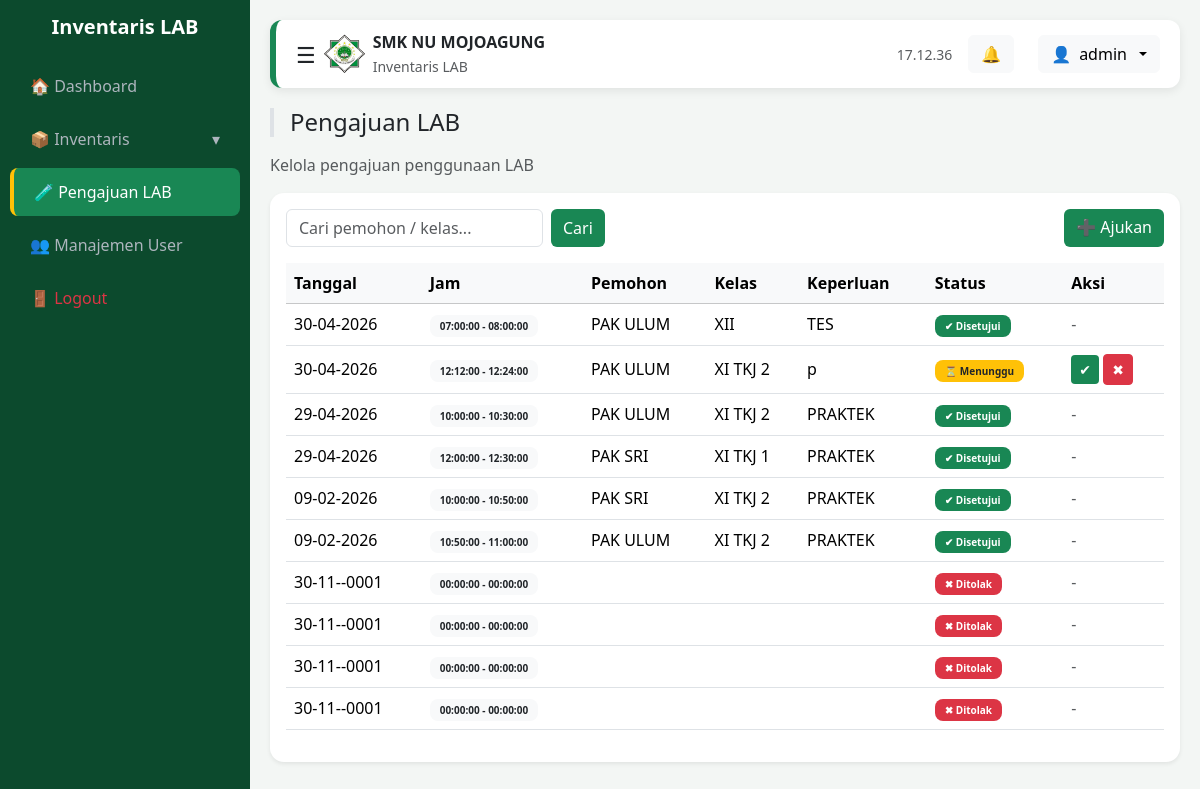
The page /pengajuan_lab.php (signed in) on the database its author committed.
### tables this page shows
CREATE TABLE `pengajuan_lab` (
  `id` int(11) NOT NULL,
  `tanggal` date DEFAULT NULL,
  `jam_mulai` time DEFAULT NULL,
  `jam_selesai` time DEFAULT NULL,
  `pemohon` varchar(100) DEFAULT NULL,
  `kelas` varchar(50) DEFAULT NULL,
  `keperluan` text DEFAULT NULL,
  `status` varchar(20) DEFAULT 'Menunggu',
  `dibuat_oleh` varchar(50) DEFAULT NULL,
  `created_at` timestamp NOT NULL DEFAULT current_timestamp(),
  `dibaca` enum('0','1') DEFAULT '0'
);

### pengajuan_lab.php (the view, shortened to what this page needs)
<?php
include 'config/koneksi.php';
mysqli_query($conn, "UPDATE pengajuan_lab SET dibaca='1' WHERE dibaca='0'");
include 'layout/layout_start.php';
$keyword = $_GET['cari'] ?? '';
if ($keyword) {
  $data = mysqli_query($conn,"
    SELECT * FROM pengajuan_lab
    WHERE pemohon LIKE '%$keyword%'
    OR kelas LIKE '%$keyword%'
    ORDER BY tanggal DESC
  ");
} else {
  $data = mysqli_query($conn,"SELECT * FROM pengajuan_lab ORDER BY tanggal DESC");
}
?>
<h4 class="mb-3 border-start border-4 ps-3"
    style="border-color:var(--nu-hijau)">
Pengajuan LAB
</h4>
<p class="text-muted">Kelola pengajuan penggunaan LAB</p>
<div class="card shadow-sm">
<div class="card-body">
<div class="d-flex justify-content-between flex-wrap gap-2 mb-3">
<form method="GET" class="d-flex gap-2">
  <input type="text" name="cari" class="form-control"
         placeholder="Cari pemohon / kelas..."
         value="<?= $keyword ?>">
  <button class="btn btn-success">Cari</button>
</form>
<a href="pengajuan_tambah.php" class="btn btn-success">
➕ Ajukan
</a>
</div>
<div class="table-responsive">
<table class="table table-hover align-middle">
<thead class="table-light">
<tr>
<th>Tanggal</th>
<th>Jam</th>
<th>Pemohon</th>
<th>Kelas</th>
<th>Keperluan</th>
<th>Status</th>
<th>Aksi</th>
</tr>
</thead>
<tbody>
<?php while($d=mysqli_fetch_assoc($data)){ ?>
<tr>
<td><?= date('d-m-Y', strtotime($d['tanggal'])) ?></td>
<td>
<span class="badge bg-light text-dark">
<?= $d['jam_mulai'] ?> - <?= $d['jam_selesai'] ?>
</span>
</td>
<td><?= htmlspecialchars($d['pemohon']) ?></td>
<td><?= $d['kelas'] ?></td>
<td><?= $d['keperluan'] ?></td>
<td>
<?php
$status = $d['status'];
if($status == 'Disetujui'){
  echo '<span class="badge bg-success">✔ Disetujui</span>';
}elseif($status == 'Ditolak'){
  echo '<span class="badge bg-danger">✖ Ditolak</span>';
}else{
  echo '<span class="badge bg-warning text-dark">⏳ Menunggu</span>';
}
?>
</td>
<td>
<?php if($_SESSION['role']=='admin' && $status=='Menunggu'){ ?>
<a href="pengajuan_setujui.php?id=<?= $d['id'] ?>"
   onclick="return confirm('Setujui pengajuan ini?')"
   class="btn btn-success btn-sm">
✔
</a>
<a href="pengajuan_tolak.php?id=<?= $d['id'] ?>"
   onclick="return confirm('Tolak pengajuan ini?')"
   class="btn btn-danger btn-sm">
✖
</a>
<?php } else { ?>
<span class="text-muted">-</span>
<?php } ?>
</td>
</tr>
<?php } ?>
</tbody>
</table>
</div>
</div>
</div>
<?php include 'layout/layout_end.php'; ?>

### layout/layout_start.php (shortened to what this page needs)
<!DOCTYPE html>
<html lang="id">
<head>
<link href="https://cdn.jsdelivr.net/npm/bootstrap@5.3.2/dist/css/bootstrap.min.css" rel="stylesheet">
</head>
<body>
<div class="wrapper">
<?php include __DIR__.'/sidebar.php'; ?>
<div class="content">
<?php include __DIR__.'/topbar.php'; ?>

### layout/sidebar.php (shortened to what this page needs)
<?php
$role = $_SESSION['role'] ?? 'user';
$uri  = basename($_SERVER['PHP_SELF']);
?>
<div class="sidebar" id="sidebar">
  <h5 class="logo-text">Inventaris LAB</h5>
  <a href="dashboard.php" class="<?= $uri=='dashboard.php' ? 'active' : '' ?>">
    🏠 <span class="menu-text">Dashboard</span>
  </a>
  <a class="menu-toggle d-flex justify-content-between align-items-center"
     data-bs-toggle="collapse"
     href="#menuInventaris"
     role="button"
     aria-expanded="<?= in_array($uri,['data.php','tambah.php','peminjaman.php']) ? 'true':'false' ?>">
    <span>📦 <span class="menu-text">Inventaris</span></span>
    <span class="arrow">▾</span>
  </a>
  <a href="pengajuan_lab.php" class="<?= $uri=='pengajuan_lab.php' ? 'active' : '' ?>">
    🧪 <span class="menu-text">Pengajuan LAB</span>
  </a>
  <?php if($role == 'admin'){ ?>
  <a href="users.php" class="<?= $uri=='users.php' ? 'active' : '' ?>">
    👥 <span class="menu-text">Manajemen User</span>
  </a>
  <?php } ?>
  <a href="logout.php" class="text-danger">
    🚪 <span class="menu-text">Logout</span>
  </a>
</div>

### layout/topbar.php (shortened to what this page needs)
<?php
$username = $_SESSION['username'] ?? 'User';
?>
<div class="topbar d-flex justify-content-between align-items-center flex-wrap">
  <div class="d-flex align-items-center gap-2">
    <span class="toggle-btn d-none d-md-inline" onclick="toggleSidebarDesktop()">☰</span>
    <img src="assets/img/logo.png" style="height:40px;">
    <div class="topbar-text">
      <div class="fw-bold">SMK NU MOJOAGUNG</div>
      <small class="text-muted">Inventaris LAB</small>
    </div>
  </div>
  <div class="d-flex align-items-center gap-3">
    <span id="clock" class="text-muted small"></span>
    <div class="dropdown me-2">
      <button class="btn btn-light position-relative" data-bs-toggle="dropdown">
        🔔
      </button>
    </div>
    <div class="dropdown">
      <button class="btn btn-light dropdown-toggle d-flex align-items-center gap-2" data-bs-toggle="dropdown">
        <span>👤</span>
        <span><?= htmlspecialchars($username) ?></span>
      </button>
    </div>
  </div>
</div>

### layout/layout_end.php (shortened to what this page needs)
</div>
</div>
</body>
</html>

### layout/layout_start.php (style rules this page uses)
:root { --hijau: #198754; --hijau-tua: #0c4a2d; --hover: #14532d; --emas: #ffc107; --bg: #f3f6f4; }
body { background: var(--bg); font-family: 'Segoe UI', sans-serif; }
.wrapper { display: flex; min-height: 100vh; }
.sidebar { width: 250px; background: var(--hijau-tua); transition: 0.3s; }
.logo-text { color: white; padding: 15px; text-align: center; font-weight: bold; }
.sidebar a { display: block; color: #adb5bd; padding: 12px 20px; text-decoration: none; border-radius: 8px; margin: 5px 10px; transition: 0.2s; }
.sidebar a.active { background: var(--hijau); color: white; border-left: 4px solid var(--emas); }
.content { flex: 1; padding: 20px; }
.topbar { background: white; padding: 10px 20px; border-left: 6px solid var(--hijau); display: flex; justify-content: space-between; align-items: center; border-radius: 12px; margin-bottom: 20px; box-shadow: 0 3px 10px rgba(0,0,0,0.08); position: sticky; top: 0; z-index: 10; }
.toggle-btn { font-size: 22px; cursor: pointer; }
.card { border: none; border-radius: 14px; box-shadow: 0 5px 20px rgba(0,0,0,0.05); transition: 0.3s; }
.btn-success, .btn-primary { background: var(--hijau); border: none; }
.badge { position: relative; font-size: 10px; padding: 6px 10px; border-radius: 8px; }

### rows shown on the page
pengajuan_lab: tanggal "30-04-2026", jam_mulai "07:00:00", jam_selesai "08:00:00", pemohon "PAK ULUM", kelas "XII", keperluan "TES", status "✔ Disetujui"
pengajuan_lab: tanggal "30-04-2026", jam_mulai "12:12:00", jam_selesai "12:24:00", pemohon "PAK ULUM", kelas "XI TKJ 2", keperluan "p", status "⏳ Menunggu"
pengajuan_lab: tanggal "29-04-2026", jam_mulai "10:00:00", jam_selesai "10:30:00", pemohon "PAK ULUM", kelas "XI TKJ 2", keperluan "PRAKTEK", status "✔ Disetujui"
pengajuan_lab: tanggal "29-04-2026", jam_mulai "12:00:00", jam_selesai "12:30:00", pemohon "PAK SRI", kelas "XI TKJ 1", keperluan "PRAKTEK", status "✔ Disetujui"
pengajuan_lab: tanggal "09-02-2026", jam_mulai "10:00:00", jam_selesai "10:50:00", pemohon "PAK SRI", kelas "XI TKJ 2", keperluan "PRAKTEK", status "✔ Disetujui"
pengajuan_lab: tanggal "09-02-2026", jam_mulai "10:50:00", jam_selesai "11:00:00", pemohon "PAK ULUM", kelas "XI TKJ 2", keperluan "PRAKTEK", status "✔ Disetujui"
pengajuan_lab: tanggal "30-11--0001", jam_mulai "00:00:00", jam_selesai "00:00:00", status "✖ Ditolak"
pengajuan_lab: tanggal "30-11--0001", jam_mulai "00:00:00", jam_selesai "00:00:00", status "✖ Ditolak"
pengajuan_lab: tanggal "30-11--0001", jam_mulai "00:00:00", jam_selesai "00:00:00", status "✖ Ditolak"
pengajuan_lab: tanggal "30-11--0001", jam_mulai "00:00:00", jam_selesai "00:00:00", status "✖ Ditolak"

### other values the page prints
$username "admin"
